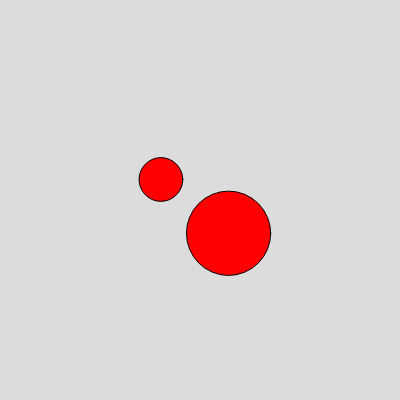
Frame 1 (no input)
Frame 60 (no input): identical to frame 1, image omitted
Frame 120 (the mouse pressed at the canvas centre since frame 60): identical to frame 1, image omitted

The p5.js sketch that drew this single still picture (run headless with seeded random() and noise() and a simulated clock; from frame 60 on, the mouse is pressed at the canvas centre):

// p5.js sketch
// ── sketch.js
let cx1;
let cx2;
let cy1;
let cy2;
let dia1;
let dia2;

function setup() {
  createCanvas(400, 400);
  cx1=random(1/3*width,2/3*width)
  cx2=random(1/3*width,2/3*width)
  cy1=random(1/3*width,2/3*width)
  cy2=random(1/3*width,2/3*width)
  dia1=random(20,100);
  dia2=random(20,100);
  print(cx1,cx2,cy1,cy2,dia1,dia2);
}

function draw() {
  background(220);
  if (sqrt(((cx1-cx2)**2)+((cy1-cy2)**2)) <=(dia1+dia2)/2){
    fill(0,255,0);
  } else {fill(255,0,0);}
  circle(cx1,cy1,dia1);
  circle(cx2,cy2,dia2);
}
